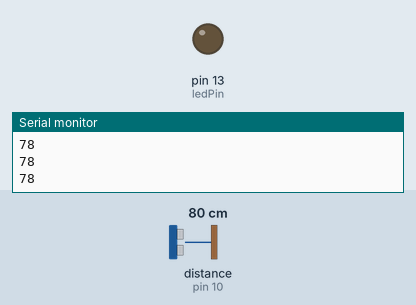
A sketch run on a simulated Arduino Uno, built with avr-gcc and run on an emulated ATmega328P. Shown: output pins drawn as LEDs (lit = HIGH), the last lines printed to the serial monitor. Wiring (inferred from the names in the program): ultrasonic range finder: trigger pin 9; echo pin 10. The inputs (shaded band) are chosen by the test bench; at power-on: distance to the obstacle (sensor on pin 10) 80 cm. The echo pulse lasts 58.3 µs per cm; pins used as bus, display or sensor lines are not drawn.

Above: at 1.2 s.
1.3 s: distance to the obstacle (sensor on pin 10) set to 23 cm
2.8 s: distance to the obstacle (sensor on pin 10) set to 18 cm
At 3.9 s:
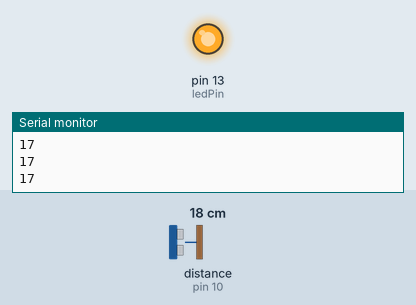
4.4 s: distance to the obstacle (sensor on pin 10) set to 35 cm
At 4.8 s:
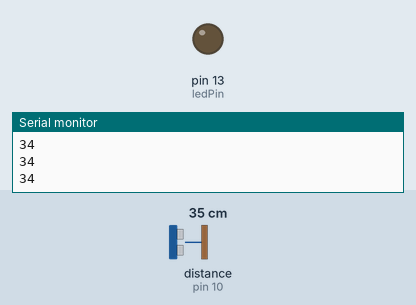
5.9 s: distance to the obstacle (sensor on pin 10) set to 2 cm
At 7.4 s:
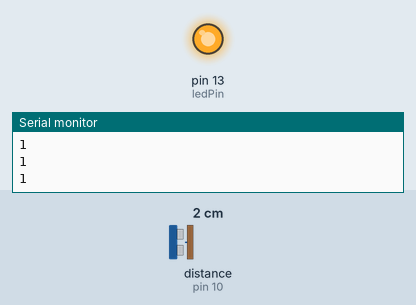
Timing chart, 0 to 8.4 s (numbered marks = the images above; inputs shaded):
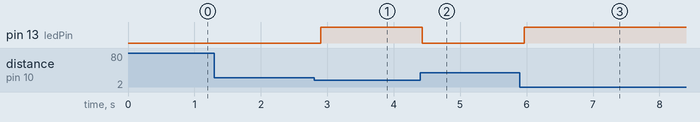

The sketch:

level-12-if-else-ultrasonic-led.ino
```cpp
const int trigPin = 9;
const int echoPin = 10;
const int ledPin = 13;

void setup() {
    pinMode(trigPin, OUTPUT);
    pinMode(echoPin, INPUT);
    pinMode(ledPin, OUTPUT);
    Serial.begin(9600);
}

void loop() {
    digitalWrite(trigPin, LOW);
    delayMicroseconds(2);
    digitalWrite(trigPin, HIGH);
    delayMicroseconds(10);
    digitalWrite(trigPin, LOW);

    long duration = pulseIn(echoPin, HIGH);
    int distance = duration * 0.034 / 2;

    if (distance < 20) {
        digitalWrite(ledPin, HIGH);
    } else {
        digitalWrite(ledPin, LOW);
    }

    Serial.println(distance);
    delay(100);
}
```

Measured:
- the behaviour switches between 21 and 20 cm on distance to the obstacle (sensor on pin 10) (found by bisection; images 0 and 1)
- after the input at 2.8 s, pin 13 (ledPin): LOW → HIGH after 0.10 s
- after the input at 4.4 s, pin 13 (ledPin): HIGH → LOW at once
- after the input at 5.9 s, pin 13 (ledPin): LOW → HIGH after 0.07 s
